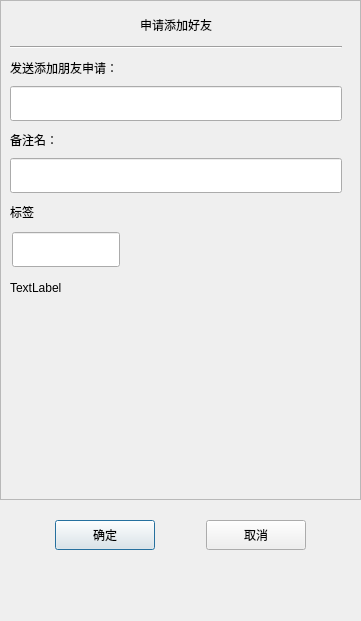
<?xml version="1.0" encoding="UTF-8"?>
<ui version="4.0">
 <class>ApplyFriend</class>
 <widget class="QDialog" name="ApplyFriend">
  <property name="geometry">
   <rect>
    <x>0</x>
    <y>0</y>
    <width>361</width>
    <height>621</height>
   </rect>
  </property>
  <property name="minimumSize">
   <size>
    <width>361</width>
    <height>621</height>
   </size>
  </property>
  <property name="maximumSize">
   <size>
    <width>361</width>
    <height>621</height>
   </size>
  </property>
  <property name="windowTitle">
   <string>Dialog</string>
  </property>
  <layout class="QVBoxLayout" name="verticalLayout">
   <property name="spacing">
    <number>0</number>
   </property>
   <property name="leftMargin">
    <number>0</number>
   </property>
   <property name="topMargin">
    <number>0</number>
   </property>
   <property name="rightMargin">
    <number>0</number>
   </property>
   <property name="bottomMargin">
    <number>0</number>
   </property>
   <item>
    <widget class="QScrollArea" name="scrollArea">
     <property name="minimumSize">
      <size>
       <width>0</width>
       <height>500</height>
      </size>
     </property>
     <property name="widgetResizable">
      <bool>true</bool>
     </property>
     <widget class="QWidget" name="scrollcontent">
      <property name="geometry">
       <rect>
        <x>0</x>
        <y>0</y>
        <width>359</width>
        <height>498</height>
       </rect>
      </property>
      <layout class="QVBoxLayout" name="verticalLayout_2">
       <property name="spacing">
        <number>0</number>
       </property>
       <property name="leftMargin">
        <number>0</number>
       </property>
       <property name="topMargin">
        <number>11</number>
       </property>
       <property name="bottomMargin">
        <number>11</number>
       </property>
       <item>
        <widget class="QLabel" name="apply_lb">
         <property name="minimumSize">
          <size>
           <width>0</width>
           <height>25</height>
          </size>
         </property>
         <property name="maximumSize">
          <size>
           <width>16777215</width>
           <height>25</height>
          </size>
         </property>
         <property name="text">
          <string>申请添加好友</string>
         </property>
         <property name="alignment">
          <set>Qt::AlignmentFlag::AlignCenter</set>
         </property>
        </widget>
       </item>
       <item>
        <widget class="QWidget" name="apply_wid" native="true">
         <layout class="QVBoxLayout" name="verticalLayout_3">
          <item>
           <widget class="Line" name="h_line">
            <property name="orientation">
             <enum>Qt::Orientation::Horizontal</enum>
            </property>
           </widget>
          </item>
          <item>
           <widget class="QLabel" name="label">
            <property name="minimumSize">
             <size>
              <width>0</width>
              <height>25</height>
             </size>
            </property>
            <property name="maximumSize">
             <size>
              <width>16777215</width>
              <height>25</height>
             </size>
            </property>
            <property name="text">
             <string>发送添加朋友申请：</string>
            </property>
           </widget>
          </item>
          <item>
           <widget class="CustomizeEdit" name="name_ed">
            <property name="minimumSize">
             <size>
              <width>0</width>
              <height>35</height>
             </size>
            </property>
            <property name="maximumSize">
             <size>
              <width>16777215</width>
              <height>35</height>
             </size>
            </property>
           </widget>
          </item>
          <item>
           <widget class="QLabel" name="label_2">
            <property name="minimumSize">
             <size>
              <width>0</width>
              <height>25</height>
             </size>
            </property>
            <property name="maximumSize">
             <size>
              <width>16777215</width>
              <height>25</height>
             </size>
            </property>
            <property name="text">
             <string>备注名：</string>
            </property>
           </widget>
          </item>
          <item>
           <widget class="CustomizeEdit" name="back_ed">
            <property name="minimumSize">
             <size>
              <width>0</width>
              <height>35</height>
             </size>
            </property>
            <property name="maximumSize">
             <size>
              <width>16777215</width>
              <height>35</height>
             </size>
            </property>
           </widget>
          </item>
          <item>
           <widget class="QLabel" name="label_3">
            <property name="minimumSize">
             <size>
              <width>0</width>
              <height>25</height>
             </size>
            </property>
            <property name="maximumSize">
             <size>
              <width>16777215</width>
              <height>25</height>
             </size>
            </property>
            <property name="text">
             <string>标签</string>
            </property>
           </widget>
          </item>
          <item>
           <widget class="QWidget" name="lb_group_wid" native="true">
            <property name="minimumSize">
             <size>
              <width>0</width>
              <height>50</height>
             </size>
            </property>
            <layout class="QVBoxLayout" name="verticalLayout_4">
             <property name="spacing">
              <number>0</number>
             </property>
             <property name="leftMargin">
              <number>0</number>
             </property>
             <property name="topMargin">
              <number>0</number>
             </property>
             <property name="rightMargin">
              <number>0</number>
             </property>
             <property name="bottomMargin">
              <number>0</number>
             </property>
             <item>
              <widget class="QWidget" name="grid_widget" native="true">
               <property name="minimumSize">
                <size>
                 <width>0</width>
                 <height>40</height>
                </size>
               </property>
               <property name="maximumSize">
                <size>
                 <width>16777215</width>
                 <height>40</height>
                </size>
               </property>
               <widget class="CustomizeEdit" name="lb_ed">
                <property name="geometry">
                 <rect>
                  <x>2</x>
                  <y>2</y>
                  <width>108</width>
                  <height>35</height>
                 </rect>
                </property>
                <property name="maximumSize">
                 <size>
                  <width>16777215</width>
                  <height>35</height>
                 </size>
                </property>
               </widget>
              </widget>
             </item>
             <item>
              <widget class="QWidget" name="input_tip_wid" native="true">
               <property name="minimumSize">
                <size>
                 <width>0</width>
                 <height>35</height>
                </size>
               </property>
               <property name="maximumSize">
                <size>
                 <width>16777215</width>
                 <height>35</height>
                </size>
               </property>
               <layout class="QVBoxLayout" name="verticalLayout_5">
                <property name="spacing">
                 <number>0</number>
                </property>
                <property name="leftMargin">
                 <number>0</number>
                </property>
                <property name="topMargin">
                 <number>0</number>
                </property>
                <property name="rightMargin">
                 <number>0</number>
                </property>
                <property name="bottomMargin">
                 <number>0</number>
                </property>
                <item>
                 <widget class="ClickedOnceLabel" name="tip_lb">
                  <property name="text">
                   <string>TextLabel</string>
                  </property>
                 </widget>
                </item>
               </layout>
              </widget>
             </item>
            </layout>
           </widget>
          </item>
          <item>
           <widget class="QWidget" name="widget" native="true">
            <property name="minimumSize">
             <size>
              <width>0</width>
              <height>60</height>
             </size>
            </property>
            <layout class="QHBoxLayout" name="horizontalLayout_2">
             <property name="spacing">
              <number>7</number>
             </property>
             <property name="leftMargin">
              <number>0</number>
             </property>
             <property name="topMargin">
              <number>0</number>
             </property>
             <property name="rightMargin">
              <number>0</number>
             </property>
             <property name="bottomMargin">
              <number>0</number>
             </property>
             <item>
              <widget class="QWidget" name="lb_list" native="true">
               <property name="minimumSize">
                <size>
                 <width>287</width>
                 <height>50</height>
                </size>
               </property>
               <property name="maximumSize">
                <size>
                 <width>287</width>
                 <height>16777215</height>
                </size>
               </property>
              </widget>
             </item>
             <item>
              <widget class="QWidget" name="more_lb_wid" native="true">
               <property name="minimumSize">
                <size>
                 <width>30</width>
                 <height>0</height>
                </size>
               </property>
               <property name="maximumSize">
                <size>
                 <width>30</width>
                 <height>16777215</height>
                </size>
               </property>
               <layout class="QVBoxLayout" name="verticalLayout_6">
                <property name="spacing">
                 <number>0</number>
                </property>
                <property name="leftMargin">
                 <number>0</number>
                </property>
                <property name="topMargin">
                 <number>0</number>
                </property>
                <property name="rightMargin">
                 <number>0</number>
                </property>
                <property name="bottomMargin">
                 <number>0</number>
                </property>
                <item>
                 <spacer name="verticalSpacer_3">
                  <property name="orientation">
                   <enum>Qt::Orientation::Vertical</enum>
                  </property>
                  <property name="sizeHint" stdset="0">
                   <size>
                    <width>20</width>
                    <height>40</height>
                   </size>
                  </property>
                 </spacer>
                </item>
                <item>
                 <widget class="ClickedOnceLabel" name="more_lb">
                  <property name="minimumSize">
                   <size>
                    <width>25</width>
                    <height>25</height>
                   </size>
                  </property>
                  <property name="maximumSize">
                   <size>
                    <width>25</width>
                    <height>25</height>
                   </size>
                  </property>
                  <property name="text">
                   <string/>
                  </property>
                  <property name="alignment">
                   <set>Qt::AlignmentFlag::AlignCenter</set>
                  </property>
                 </widget>
                </item>
                <item>
                 <spacer name="verticalSpacer_4">
                  <property name="orientation">
                   <enum>Qt::Orientation::Vertical</enum>
                  </property>
                  <property name="sizeHint" stdset="0">
                   <size>
                    <width>20</width>
                    <height>40</height>
                   </size>
                  </property>
                 </spacer>
                </item>
               </layout>
              </widget>
             </item>
            </layout>
           </widget>
          </item>
         </layout>
        </widget>
       </item>
      </layout>
     </widget>
    </widget>
   </item>
   <item>
    <spacer name="verticalSpacer">
     <property name="orientation">
      <enum>Qt::Orientation::Vertical</enum>
     </property>
     <property name="sizeType">
      <enum>QSizePolicy::Policy::Fixed</enum>
     </property>
     <property name="sizeHint" stdset="0">
      <size>
       <width>20</width>
       <height>10</height>
      </size>
     </property>
    </spacer>
   </item>
   <item>
    <widget class="QWidget" name="apply_sure_wid" native="true">
     <property name="minimumSize">
      <size>
       <width>0</width>
       <height>50</height>
      </size>
     </property>
     <layout class="QHBoxLayout" name="horizontalLayout">
      <item>
       <spacer name="horizontalSpacer">
        <property name="orientation">
         <enum>Qt::Orientation::Horizontal</enum>
        </property>
        <property name="sizeHint" stdset="0">
         <size>
          <width>40</width>
          <height>20</height>
         </size>
        </property>
       </spacer>
      </item>
      <item>
       <widget class="ClickedBtn" name="sure_btn">
        <property name="minimumSize">
         <size>
          <width>100</width>
          <height>30</height>
         </size>
        </property>
        <property name="text">
         <string>确定</string>
        </property>
       </widget>
      </item>
      <item>
       <spacer name="horizontalSpacer_2">
        <property name="orientation">
         <enum>Qt::Orientation::Horizontal</enum>
        </property>
        <property name="sizeHint" stdset="0">
         <size>
          <width>40</width>
          <height>20</height>
         </size>
        </property>
       </spacer>
      </item>
      <item>
       <widget class="ClickedBtn" name="cancel_btn">
        <property name="minimumSize">
         <size>
          <width>100</width>
          <height>30</height>
         </size>
        </property>
        <property name="text">
         <string>取消</string>
        </property>
       </widget>
      </item>
      <item>
       <spacer name="horizontalSpacer_3">
        <property name="orientation">
         <enum>Qt::Orientation::Horizontal</enum>
        </property>
        <property name="sizeHint" stdset="0">
         <size>
          <width>40</width>
          <height>20</height>
         </size>
        </property>
       </spacer>
      </item>
     </layout>
    </widget>
   </item>
   <item>
    <spacer name="verticalSpacer_2">
     <property name="orientation">
      <enum>Qt::Orientation::Vertical</enum>
     </property>
     <property name="sizeType">
      <enum>QSizePolicy::Policy::Expanding</enum>
     </property>
     <property name="sizeHint" stdset="0">
      <size>
       <width>20</width>
       <height>40</height>
      </size>
     </property>
    </spacer>
   </item>
  </layout>
 </widget>
 <customwidgets>
  <customwidget>
   <class>ClickedBtn</class>
   <extends>QPushButton</extends>
   <header location="global">clickedbtn.h</header>
  </customwidget>
  <customwidget>
   <class>CustomizeEdit</class>
   <extends>QLineEdit</extends>
   <header location="global">CustomizeEdit.h</header>
  </customwidget>
  <customwidget>
   <class>ClickedOnceLabel</class>
   <extends>QLabel</extends>
   <header location="global">clickedoncelabel.h</header>
  </customwidget>
 </customwidgets>
 <resources/>
 <connections/>
</ui>
